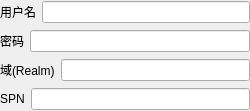
<?xml version="1.0" encoding="UTF-8"?>
<ui version="4.0">
 <class>NTLMForm</class>
 <widget class="QWidget" name="NTLMForm">
  <property name="geometry">
   <rect>
    <x>0</x>
    <y>0</y>
    <width>250</width>
    <height>111</height>
   </rect>
  </property>
  <property name="windowTitle">
   <string>Form</string>
  </property>
  <layout class="QVBoxLayout" name="verticalLayout">
   <property name="leftMargin">
    <number>0</number>
   </property>
   <property name="topMargin">
    <number>0</number>
   </property>
   <property name="rightMargin">
    <number>0</number>
   </property>
   <property name="bottomMargin">
    <number>0</number>
   </property>
   <item>
    <layout class="QHBoxLayout" name="horizontalLayout">
     <item>
      <widget class="QLabel" name="label">
       <property name="sizePolicy">
        <sizepolicy hsizetype="Fixed" vsizetype="Preferred">
         <horstretch>0</horstretch>
         <verstretch>0</verstretch>
        </sizepolicy>
       </property>
       <property name="text">
        <string>用户名</string>
       </property>
      </widget>
     </item>
     <item>
      <widget class="QLineEdit" name="userNameEdit"/>
     </item>
    </layout>
   </item>
   <item>
    <layout class="QHBoxLayout" name="horizontalLayout_2">
     <item>
      <widget class="QLabel" name="label_2">
       <property name="sizePolicy">
        <sizepolicy hsizetype="Fixed" vsizetype="Preferred">
         <horstretch>0</horstretch>
         <verstretch>0</verstretch>
        </sizepolicy>
       </property>
       <property name="text">
        <string>密码</string>
       </property>
      </widget>
     </item>
     <item>
      <widget class="QLineEdit" name="passwordEdit">
       <property name="echoMode">
        <enum>QLineEdit::EchoMode::Password</enum>
       </property>
      </widget>
     </item>
    </layout>
   </item>
   <item>
    <layout class="QHBoxLayout" name="horizontalLayout_3">
     <item>
      <widget class="QLabel" name="label_3">
       <property name="sizePolicy">
        <sizepolicy hsizetype="Fixed" vsizetype="Preferred">
         <horstretch>0</horstretch>
         <verstretch>0</verstretch>
        </sizepolicy>
       </property>
       <property name="text">
        <string>域(Realm)</string>
       </property>
      </widget>
     </item>
     <item>
      <widget class="QLineEdit" name="realmEdit"/>
     </item>
    </layout>
   </item>
   <item>
    <layout class="QHBoxLayout" name="horizontalLayout_4">
     <item>
      <widget class="QLabel" name="label_4">
       <property name="sizePolicy">
        <sizepolicy hsizetype="Fixed" vsizetype="Preferred">
         <horstretch>0</horstretch>
         <verstretch>0</verstretch>
        </sizepolicy>
       </property>
       <property name="text">
        <string>SPN</string>
       </property>
      </widget>
     </item>
     <item>
      <widget class="QLineEdit" name="spnEdit"/>
     </item>
    </layout>
   </item>
  </layout>
 </widget>
 <resources/>
 <connections/>
</ui>
